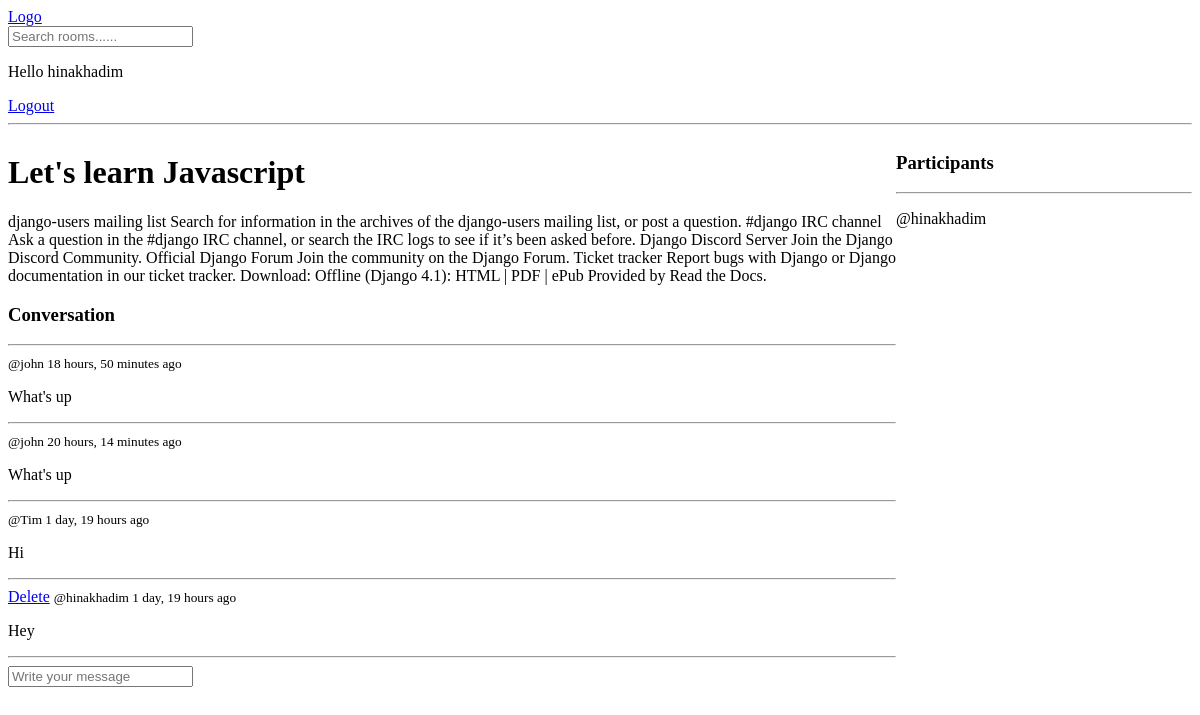
Screenshot of /room/1/ (signed in) with the database file from the repository.
### base/models.py (models this page shows, shortened)
class Room(models.Model):
    host = models.ForeignKey(User, on_delete=models.SET_NULL, null=True)
    topic = models.ForeignKey(Topic, on_delete=models.SET_NULL, null=True)
    name = models.CharField(max_length=200)
    description = models.TextField(null=True, blank=True)
    participants = models.ManyToManyField(
        User, related_name='participants', blank=True
    )
    updated = models.DateTimeField(auto_now=True)
    created = models.DateTimeField(auto_now_add=True)
    class Meta:
        ordering = ['-updated', '-created']

class Message(models.Model):
    user = models.ForeignKey(User, on_delete=models.SET_NULL, null=True)
    room = models.ForeignKey(Room, on_delete=models.SET_NULL, null=True)
    body = models.TextField()
    updated = models.DateTimeField(auto_now=True)
    created = models.DateTimeField(auto_now_add=True)

### base/views.py (the view, shortened to what this page needs)
# urls.py: path('room/<str:pk>/', views.room, name='room'),
def room(request, pk):
    room = Room.objects.get(id=pk)
    messages = room.message_set.all().order_by('-created')
    participants = room.participants.all()
    context = {'room': room, 'room_messages': messages,
               'participants': participants}
    return render(request, 'base/room.html', context)

### base/templates/base/room.html (shortened to what this page needs)
{% extends 'base/layout.html' %} {% block body %}
<div class="room-container">
  <div>
    <h1>{{room.name}}</h1>
    <p>{{room.description}}</p>
    <div class="comment">
      <h3>Conversation</h3>
      <hr />
      {% for message in room_messages %}
      <div>
        {% if request.user == message.user %}
        <a href="{% url 'base:delete-message' message.id %}">Delete</a>
        {% endif %}
        <small>@{{message.user}} {{message.created|timesince}} ago</small>
        <p>{{message.body}}</p>
        <hr />
      </div>
      {% endfor %}
    </div>
    {% if request.user.is_authenticated %}
    <div class="comment-form">
      <form action="" method="POST">
        <input type="text" name="body" placeholder="Write your message" />
      </form>
    </div>
  </div>
  <div>
    <h3>Participants</h3>
    <hr />
    {% for user in participants %}
    <div>
      <p>@{{user.username}}</p>
    </div>
    {% endfor %}
  </div>
</div>
{% endif %} {% endblock body %}

### base/templates/base/navbar.html
<a href="/">Logo</a>
<form method="GET" action='{% url "base:home" %}'>
  <input type="text" name="q" placeholder="Search rooms......" />
</form>
{% if request.user.is_authenticated %}
<p>Hello {{request.user}}</p>
<a href="{% url 'base:logout' %}">Logout</a>
{%else%}
<a href="{% url 'base:login' %}">Login</a>
{% endif %}
<hr />

### base/static/base/main.css (style rules this page uses)
.room-container { display: grid; grid-template-columns: 3fr 1fr; }

### rows the page displays
Room: name "Let's learn Javascript", description "django-users mailing list Search for information in the archives of the django-users mailing list, or post a question. #django IRC channel Ask a question in the #django IRC channel, or search the IRC logs to see if it’s been asked before. Django Discord Server Join the Django Discord Community. Official Django Forum Join the community on the Django Forum. Ticket tracker Report bugs with Django or Django documentation in our ticket tracker. Download: Offline (Django 4.1): HTML | PDF | ePub Provided by Read the Docs."
Message: user "john", created "18 hours, 50 minutes", body "What's up"
Message: user "john", created "20 hours, 14 minutes", body "What's up"
Message: user "Tim", created "1 day, 19 hours", body "Hi"
Message: shows "Delete", user "hinakhadim", created "1 day, 19 hours", body "Hey"

### other values shown
{{ request.user }} "hinakhadim"
{{ user.username }} "hinakhadim"
